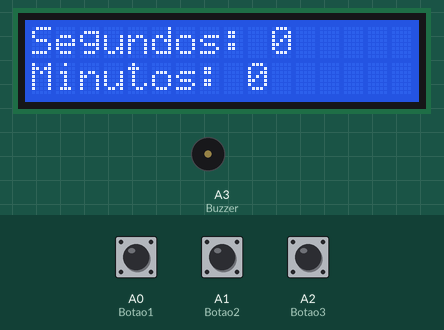
Bench run of a sketch on a simulated Arduino Uno, built with avr-gcc and run on an emulated ATmega328P. Shown: 16×2 character LCD, buzzer (waves = sounding). Inputs (shaded band) come from the test bench; at power-on: A0 (Botao1) LOW, A2 (Botao3) LOW, A1 (Botao2) LOW.

Above: at 2.8 s.
2.9 s: A0 (Botao1) pulled HIGH for 1 s
At 5.1 s:
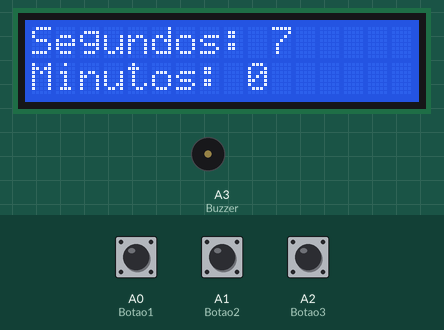
5.4 s: A2 (Botao3) pulled HIGH for 0.15 s
At 6.2 s:
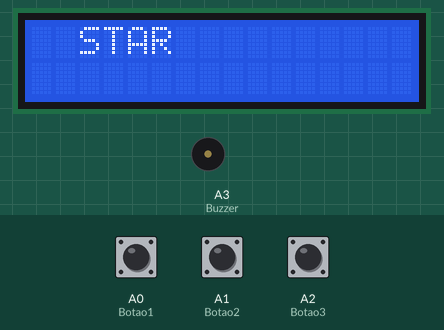
At 13.53 s:
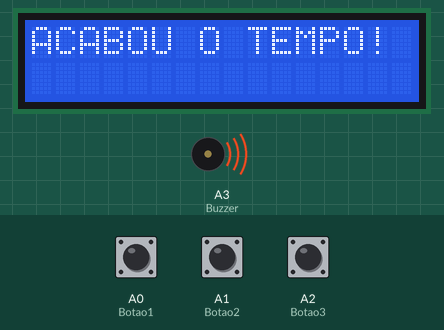
Timing chart, 0 to 14.5 s (numbered marks = the images above; inputs shaded):
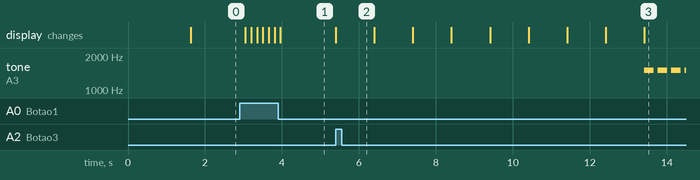

Measured:
- after the input at 2.9 s, the display: first changes after 0.15 s (image 1 shows a later state)
- after the input at 5.4 s, tone on A3 (Buzzer): alternates 1500 Hz for 0.25 s and silent for 0.10 s, starting after 8.0 s; the display: changes at once (image 2)

The sketch:

Timer_LCD.ino
```cpp
#include <LiquidCrystal.h>
LiquidCrystal lcd(7, 6, 5, 4, 3, 2);
int segundo = 0;
int minuto = 0;
const int Buzzer = A3;
const int Botao1 = A0;
const int Botao2 = A1;
const int Botao3 = A2;
int EstadoBotao1 = 0;
int EstadoBotao2 = 0;
int EstadoBotao3 = 0;
void setup() {
  // put your setup code here, to run once:
  pinMode(Botao1, INPUT);
  pinMode(Botao2, INPUT);
  pinMode(Botao3, INPUT);
  pinMode(Buzzer, OUTPUT);
  lcd.begin(16, 2);
  inicializacao();
}

void loop() {
  // put your main code here, to run repeatedly:
  EstadoBotao1 = digitalRead(Botao1);
  if(EstadoBotao1 == HIGH){
    delay(150);
    if(EstadoBotao1 == HIGH){
    segundo++;
    if(segundo >= 60){
      segundo = 0;
      lcd.setCursor(11,0);
      lcd.print(" ");
    }
    lcd.setCursor(0,0);
    lcd.print("Segundos: ");
    lcd.print(segundo);
    }
  }
  EstadoBotao2 = digitalRead(Botao2);
  if(EstadoBotao2 == HIGH){
    delay(150);
    if(EstadoBotao2 == HIGH){
      minuto++;
      if(minuto >= 60){
        minuto = 0;
        lcd.setCursor(10, 1);
        lcd.print(" ");
      }
      lcd.setCursor(0, 1);
      lcd.print("Minutos: ");
      lcd.print(minuto);
    }
  }
  EstadoBotao3 = digitalRead(Botao3);
  if(EstadoBotao3 == HIGH){
    if((minuto == 0) && (segundo == 0)){

    }
    else{
      lcd.clear();
      lcd.setCursor(0, 0);
      lcd.print("  STAR  ");
      delay(1000);
      if(segundo == 0){
        minuto--;
        segundo=59;
      }
      for(int y = 0; y < segundo; y--){
        if(minuto < 10){
          lcd.setCursor(5, 1);
          lcd.print("0");
          lcd.print(minuto);
          lcd.print(":");
        }
        else{
          lcd.setCursor(5, 1);
          lcd.print(minuto);
          lcd.print(":");
        }
        if(segundo < 10){
          lcd.print("0");
          lcd.print(segundo);
        }
        else{
          lcd.print(segundo);
        }
        segundo--;

        if(segundo < 0){
          minuto--;
          segundo = 59;
        }
        delay(1000);

        if((segundo <= 0) && (minuto <= 0)){
          lcd.clear();
          lcd.setCursor(0, 0);
          lcd.print("ACABOU O TEMPO!");

          tone(Buzzer, 1500);
          delay(250);
          noTone(Buzzer);
          delay(100);
          tone(Buzzer, 1500);
          delay(250);
          noTone(Buzzer);
          delay(100);
          tone(Buzzer, 1500);
          delay(250);
          noTone(Buzzer);
          delay(100);
          tone(Buzzer, 1500);
          delay(250);
          noTone(Buzzer);
          delay(100);
          break;
        }
      }
      inicializacao();
    }
  }
}

void inicializacao(){
  lcd.begin(16, 2);
  lcd.print("Selecione o ");
  lcd.setCursor(0, 1);
  lcd.print("tempo do timer..");
  delay(1500);
  lcd.clear();
  lcd.setCursor(0, 0);
  lcd.print("Segundos: ");
  lcd.print(segundo);
  lcd.setCursor(0, 1);
  lcd.print("Minutos: ");
  lcd.print(minuto);
}
```
